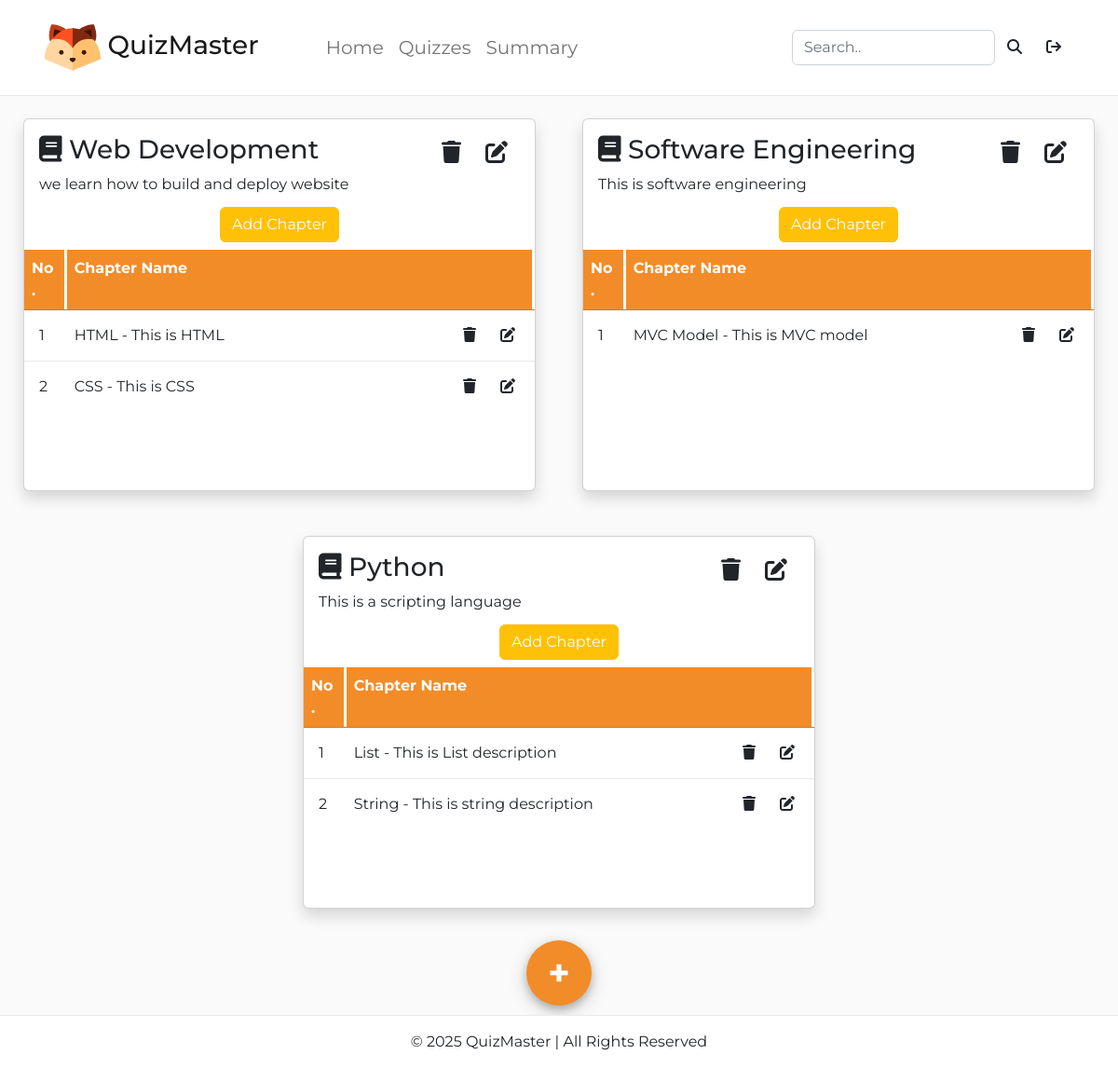
The page /admin (signed in) on the database its author committed.
### model.py (models this page shows)
class Subject(db.Model):
    __tablename__ = "subject"
    subject_id = db.Column(db.Integer, primary_key=True, autoincrement=True)
    name = db.Column(db.String, nullable=False, unique=True)
    description = db.Column(db.String, nullable=False)
    chapters = db.relationship("Chapter", backref="subject", cascade="all, delete-orphan")

class Chapter(db.Model):
    __tablename__ = "chapter"
    chapter_id = db.Column(db.Integer, primary_key=True, autoincrement=True)
    subject_id = db.Column(db.Integer, db.ForeignKey("subject.subject_id", ondelete="CASCADE"), nullable=False)
    name = db.Column(db.String, nullable=False)
    description = db.Column(db.String, nullable=False)
    quizzes = db.relationship("Quiz", backref="chapter", cascade="all, delete-orphan")

### controller/admin_controller.py (the view)
@admin_bp.route("/admin",methods = ['GET'])
def admin():
    if session.get("logged_in") and session.get("admin"):
        popup = request.args.get("popup")
        warningMessage = request.args.get("warning")
        subjectId = request.args.get("subject_id")
        chapterId = request.args.get("chapter_id")
        search = request.args.get("search")
        if popup == "addsubject":
            if warningMessage is None:
                return render_template("add_subject.html",warning = "")
            else:
                return render_template("add_subject.html",warning = warningMessage)
        if popup == "addchapter":
            if warningMessage is None:
                return render_template("add_chapter.html",warning = "",subject_id=subjectId)
            else:
                return render_template("add_chapter.html",warning = warningMessage,subject_id=subjectId)
        if popup == "editchapter":
            if warningMessage is None:
                return render_template("edit_chapter.html",warning = "",chapter_id=chapterId,chapters=Chapter.query.all())
            else:
                return render_template("edit_chatper.html",warning = warningMessage,chapter_id=chapterId,chapters=Chapter.query.all())
        if popup == "editsubject":
            if warningMessage is None:
                return render_template("edit_subject.html",warning = "",subject_id=subjectId,subjects=Subject.query.all())
            else:
                return render_template("edit_subject.html",warning = warningMessage,subject_id=subjectId,subjects=Subject.query.all())
        if popup == "search":
            subject_search = Subject.query.filter(Subject.name.ilike(f"%{search}%")).all()
            chapter_search = Chapter.query.filter(Chapter.name.ilike(f"%{search}%")).all()
            chapter_ids = [chapter.subject_id for chapter in chapter_search]
            if chapter_ids:
                subject_chapter_search = Subject.query.filter(Subject.subject_id.in_(chapter_ids)).all()
            else:
                subject_chapter_search = []
            final_query = list(set(subject_search) | set(subject_chapter_search))
            return render_template("admin.html",subjects = final_query ,chapters=Chapter.query.all(),type="subject")
        else:
            return render_template("admin.html",subjects=Subject.query.all(),chapters=Chapter.query.all(),type="subject")
    return redirect(url_for("auth.home"))

### templates/admin.html (shortened to what this page needs)
{% include 'html_head.html' %}
{% include 'admin_navbar.html' with context %}
<div class="d-flex flex-column h-100 justify-content-center align-items-center">
    <div class = "flex-grow-1 w-100 d-flex flex-md-row flex-column flex-wrap justify-content-evenly">
        {% for subject in subjects %}
            <div class = "col-md-6 col-12 d-flex justify-content-center my-md-4 my-3">
                <div class="card col-11 col-md-11 mx-auto shadow d-flex flex-column" style = "height: 50vh; overflow-y: auto;">
                    <div class="px-3 pt-3 pb-1">
                        <div class = "d-flex">
                            <h5 class="card-title fs-3 flex-grow-1"> <i class="fa-solid fa-book"></i> {{ subject.name }}</h5>
                            <div class="ml-auto d-flex">
                                <form method="post" action="/delsubject">
                                    <button class="btn" ><i class="fa fa-trash fs-4"></i></button>
                                </form>
                                <form method="post" action="/switcheditsub">
                                    <button class="btn" ><i class="fa-solid fa-pen-to-square fs-4"></i></button>
                                </form>
                            </div>
                        </div>
                        <p class="card-text">
                            {{ subject.description }}
                        </p>
                    </div>
                    <ul class="list-group list-group-flush border-0 flex-grow-1">
                        <li class="list-group-item d-flex text-white py-2 justify-content-center border-0">
                            <form method="post" action="/switchaddchap">
                                <button type="submit" class="btn btn-warning text-white">Add Chapter</button>
                            </form>
                        </li>
                        <li class="list-group-item d-flex text-white p-0 bg-orange">
                            <span class="col-md-1 col-2 border-3-right-white py-2 px-2"><b>No.</b></span>
                            <span class="col-md-11 col-10 border-3-right-white py-2 px-2"><b>Chapter Name</b></span>
                        </li>
                        {% set counter = namespace(value=0) %}
                        {% for chapter in chapters %}
                        {% if chapter.subject_id == subject.subject_id %}
                        {% set counter.value = counter.value + 1 %}
                        <li class="list-group-item d-flex align-items-center p-0 border-3-bottom">
                            <span class="col-md-1 col-2  py-2 px-3">{{ counter.value }}</span>
                            <span class="col-md-8 col-6 py-2 px-2 d-inline-block text-truncate">{{ chapter.name }} - {{ chapter.description }}</span>
                            <span class="col-md-3 col-4 py-2 px-2 my-auto d-flex ">
                                <form method="post" action="/delchapter" class="ms-auto">
                                    <button class="btn" ><i class="fa fa-trash"></i></button>
                                </form>
                                <form method="post" action="/switcheditchap">
                                    <button class="btn" ><i class="fa-solid fa-pen-to-square"></i></button>
                                </form>
                            </span>
                        </li>
                        {% endif %}
                        {% endfor %}
                    </ul>
                </div>
            </div>
        {% endfor %}
    </div>
    <form method="post" action="/switchaddsub">
        <button type="submit" class="fs-1 d-flex justify-content-center align-items-center" id = "circle">
            <b>+</b>
        </button>
    </form>
</div>
{% include 'footer.html' %}
{% include 'html_foot.html' %}

### templates/html_head.html (shortened to what this page needs)
<!DOCTYPE html>
<html>
    <head>
        <link href="https://cdn.jsdelivr.net/npm/bootstrap@5.2.3/dist/css/bootstrap.min.css" rel="stylesheet">
        <link rel="stylesheet" href="https://cdnjs.cloudflare.com/ajax/libs/font-awesome/6.5.1/css/all.min.css">
        <link rel="stylesheet" href="{{ url_for('static', filename='css/app.css') }}">
    </head>
    <body>

### templates/admin_navbar.html (shortened to what this page needs)
<nav class="navbar navbar-expand-lg navbar-light bg-white py-3 px-md-5 px-4 border-1-bottom">
    <span class="navbar-brand mb-0 h1 fs-3">
        <img src="{{ url_for('static', filename='images/fox.svg') }}" alt="Example SVG" height="60" width="60">
        QuizMaster
    </span>
    <div class="collapse navbar-collapse ms-5" id="navbarNav">
        <ul class="navbar-nav">
            <li class="nav-item active">
                <a class="nav-link fs-5 text-right" href = "{{ url_for('admin.admin') }}">Home</a>
            </li>
            <li class="nav-item">
                <a class="nav-link fs-5 text-right" href = "{{ url_for('admin.admin_quiz') }}">Quizzes</a>
            </li>
            <li class="nav-item">
                <a class="nav-link fs-5 text-right" href = "{{ url_for('admin.admin_summary') }}">Summary</a>
            </li>
        </ul>
        <div class="search-container ms-auto">
            <form method = "POST" action="/search" class="d-flex flex-row">
                <input type="text" class="form-control" placeholder="Search.." name="search">
                <button type="submit" class="btn"><i class="fa fa-search"></i></button>
            </form>
        </div>
    </div>
    <a href = "{{ url_for('auth.exit') }}">
        <button class="btn">
            <i class="fa fa-sign-out" aria-hidden="true"></i>
        </button>
    </a>
</nav>
<div class="content flex-grow-1">

### templates/footer.html
</div>
<footer class="footer border-1-top py-3">
    © 2025 QuizMaster | All Rights Reserved
</footer>

### templates/html_foot.html (shortened to what this page needs)
    </body>
</html>

### static/css/app.css (style rules this page uses)
body,html { background-color: #FAFAFA; font-family: "Montserrat", serif; height: 100%; margin: 0; display: flex; flex-direction: column; }
.border-1-bottom { border-bottom: 1px #E9EAEB solid; }
.border-1-top { border-top: 1px #E9EAEB solid; }
.border-3-right-white { border-right: 3px white solid; }
.border-3-bottom { border-bottom: 3px #E9EAEB solid; }
.bg-orange { background-color: #F28C28; }
.footer { background-color: #ffffff; padding: 10px; text-align: center; }
#circle { width: 70px; height: 70px; border-radius: 50%; display: flex; margin: 10px; box-shadow: 0 4px 8px 0 rgba(0, 0, 0, 0.2), 0 6px 20px 0 rgba(0, 0, 0, 0.19); cursor: pointer; background-color: #F28C28; color: #FFFFFF; border: 0px; }

### rows shown on the page
Subject: name "Web Development", description "we learn how to build and deploy website"
Chapter: value "1", name "HTML", description "This is HTML"
Chapter: value "2", name "CSS", description "This is CSS"
Subject: name "Software Engineering", description "This is software engineering"
Chapter: value "1", name "MVC Model", description "This is MVC model"
Subject: name "Python", description "This is a scripting language"
Chapter: value "1", name "List", description "This is List description"
Chapter: value "2", name "String", description "This is string description"
